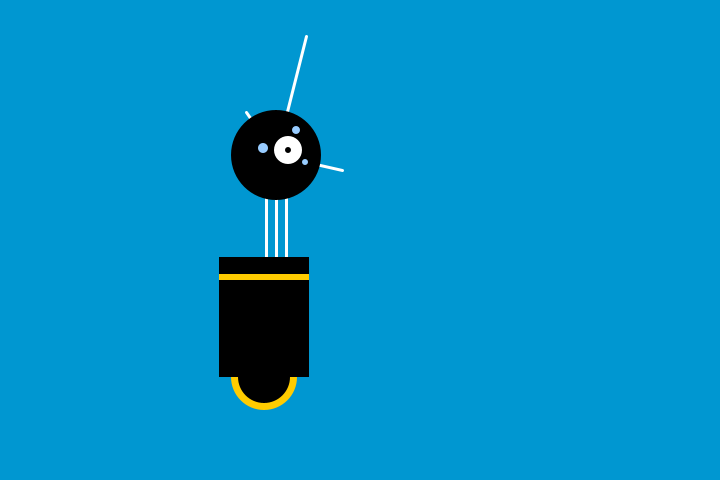
Frame 1 (no input)
Frame 60 (the mouse pressed at the canvas centre just before this capture): identical to frame 1, image omitted
Frame 120 (the mouse held since frame 60 and released just before this capture): identical to frame 1, image omitted

The Processing sketch that drew this single still picture (run headless with seeded random() and noise(); from frame 60 on, the mouse is pressed at the canvas centre):

// Processing sketch: Robot_1___Draw
// ── Robot_1___Draw.pde
void setup() {
  size(720, 480); 
}

void draw(){

  background(0, 151, 209); // Blue background
  strokeWeight(3);
  ellipseMode(RADIUS);
  
  // Neck
  stroke(255);
  line(266, 257, 266, 162);
  line(276, 257, 276, 162);
  line(286, 257, 286, 162);
  
  // Antennae
  line(276, 155, 246, 112); // Small
  line(276, 155, 306, 36); // Tall
  line(276, 155, 342, 170); // Medium
  
  // Body
  noStroke();
  fill(255, 204, 0); // Orange
  ellipse(264, 377, 33, 33);
  fill(0);
  ellipse(264, 377, 26, 26);
  fill(0); // Black
  rect(219, 257, 90, 120); // Main body
  fill(255, 204, 0); // Yellow
  rect(219, 274, 90, 6);
  
  // Head
  fill(0);
  ellipse(276, 155, 45, 45);
  fill(255);
  ellipse(288, 150, 14, 14); // Small head
  fill(0);
  ellipse(288, 150, 3, 3); // Eye
  
  fill(152, 204, 255);
  // Sub eyes
  ellipse(263, 148, 5, 5);
  ellipse(296, 130, 4, 4);
  ellipse(305, 162, 3, 3);
  
  
}
